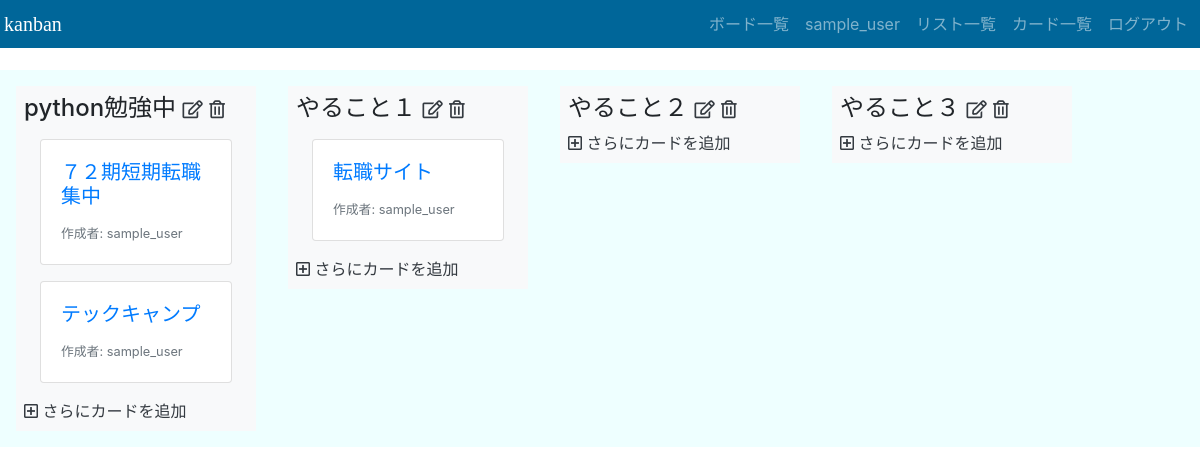
Before: /kanban/home/ (signed in) with the older database file.
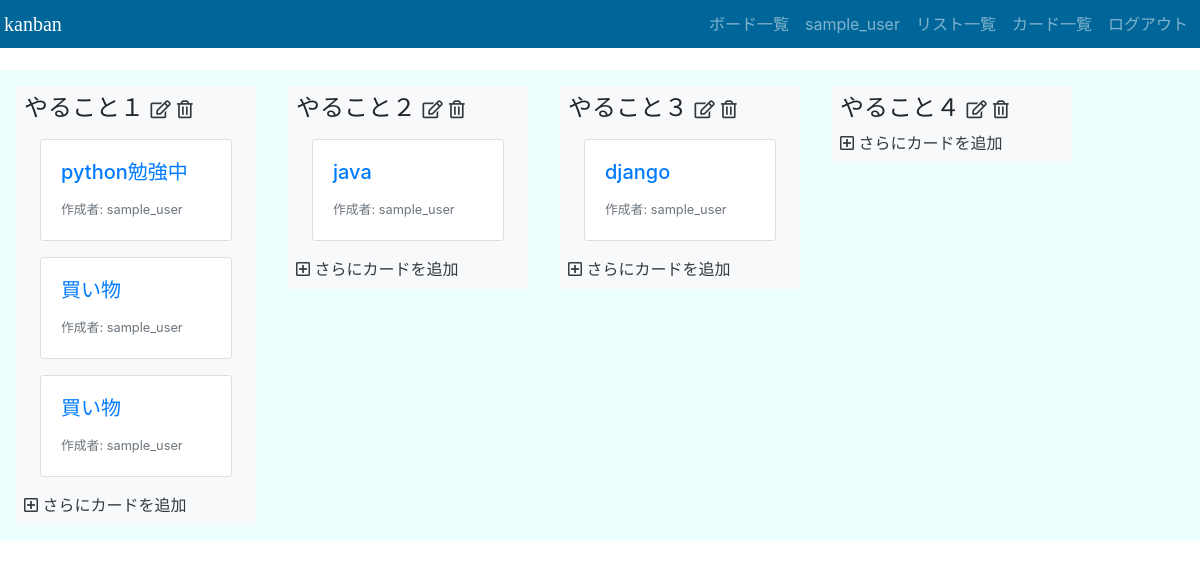
After: the same page with the newer database file.
### kanban/models.py (models this page shows, shortened)
class List(models.Model):
    title = models.CharField(max_length=200)
    user = models.ForeignKey(User, on_delete=models.CASCADE)

class Card(models.Model):
    title = models.CharField(max_length=200)
    description = models.TextField()
    user = models.ForeignKey(User, on_delete=models.CASCADE)
    list = models.ForeignKey(List, on_delete=models.CASCADE)

### kanban/views.py (the view)
# urls.py: path("home/", views.HomeView.as_view(), name="home"),
class HomeView(LoginRequiredMixin, ListView):
    model = List
    template_name = "kanban/home.html"

### kanban/templates/kanban/home.html
{% extends "kanban/base.html" %}
{% block content %}
<div class="container-fluid home">
  <div class="row flex-nowrap">
    {% for list in list_list %}
    <div class="bg-light m-3 p-2 list">
      <h4>{{ list.title }}
        <a href="{% url 'kanban:lists_update' list.pk %}" class="text-dark"><i class="far fa-edit fa-xs"></i></a>
        <a href="{% url 'kanban:lists_delete' list.pk %}" class="text-dark"><i class="far fa-trash-alt fa-xs"></i></a>
      </h4>
      {% for card in list.card_set.all %}
      <a href="{% url 'kanban:cards_detail' card.pk %}" class="card m-3">
        <div class="card-body">
          <h5 class="card-title">{{ card.title }}</h5>
          <footer>
            <small class="text-muted">作成者: {{ card.user.username }}</small>
          </footer>
        </div>
      </a>
      {% endfor %}
      <a href="{% url 'kanban:cards_create' %}" class="text-dark"><i class="far fa-plus-square"></i> さらにカードを追加</a>
    </div>
    {% endfor %}
  </div>
</div>
{% endblock %}

Changed rows visible on the page:
removed List: title "python勉強中"
removed Card: title "７２期短期転職集中", user.username "sample_user", shown under "python勉強中"
removed Card: title "テックキャンプ", user.username "sample_user", shown under "python勉強中"
removed Card: title "転職サイト", user.username "sample_user", shown under "やること１"
added Card: title "python勉強中", user.username "sample_user", shown under "やること１"
added Card: title "買い物", user.username "sample_user", shown under "やること１"
added Card: title "買い物", user.username "sample_user", shown under "やること１"
added Card: title "java", user.username "sample_user", shown under "やること２"
added Card: title "django", user.username "sample_user", shown under "やること３"
added List: title "やること４"
